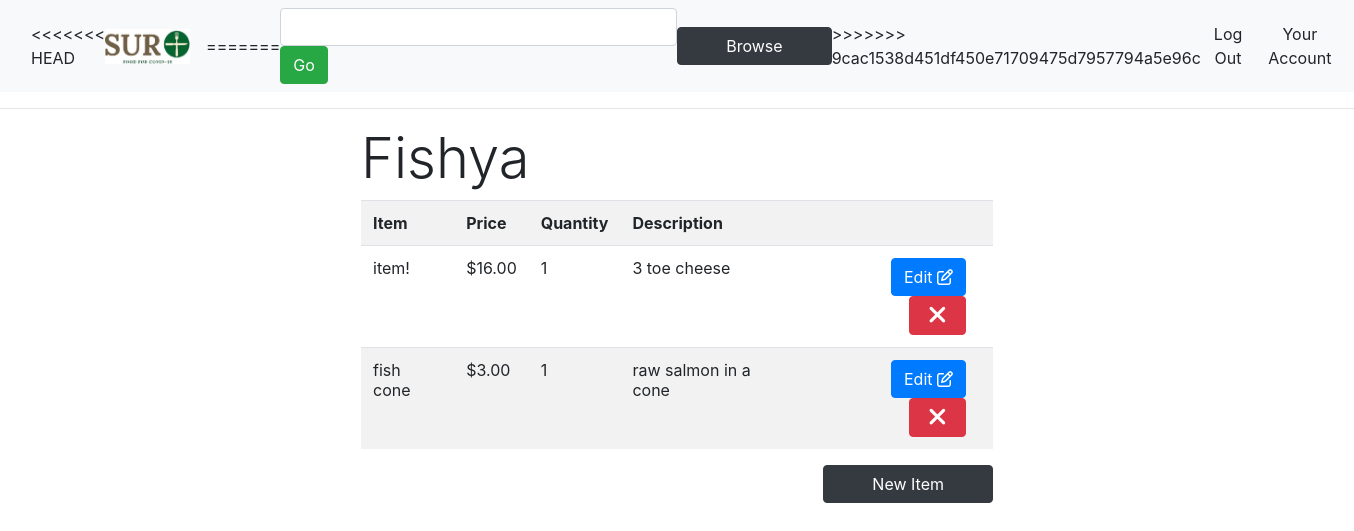
Page /account (signed in) on the committed database.
### app/models.py (models this page shows, shortened)
class seller(UserMixin, db.Model):
    seller_id = db.Column(db.Integer, primary_key=True)
    seller_email = db.Column(db.String, unique=True)
    seller_name = db.Column(db.String)
    seller_zipcode = db.Column(db.Integer)
    seller_phone = db.Column(db.Integer)
    seller_address = db.Column(db.String)
    password_hash = db.Column(db.String(128))
    items = db.relationship('Inventory', backref='seller')

class Inventory(db.Model):
    item_id = db.Column(db.Integer, primary_key=True)
    seller_id = db.Column(db.Integer, db.ForeignKey('seller.seller_id'))
    item_name = db.Column(db.String)
    item_price = db.Column(db.String)
    item_quantity = db.Column(db.Integer)
    item_image = db.Column(db.String)
    item_description = db.Column(db.String)

### app/routes.py (the view)
@app.route('/account', methods=['GET', 'POST'])
def account():
	if (session.get('logged_in')):
		search = SearchForm()
		if request.method == 'POST' and search.validate_on_submit():
			return redirect((url_for('search_page', searchQuery=search.searchParam.data)))
		current_user = seller.query.filter_by(seller_id = session.get('user_id')).first()
		name = "my cool dinner"
		duplicate_results = Inventory.query.filter(Inventory.item_name == name).join(seller).filter(seller.seller_id == current_user.seller_id).all()
		for result in duplicate_results:
			pass
		results = Inventory.query.join(seller).filter(seller.seller_id == current_user.seller_id).all()
		items_array = []
		for item in results:
			item = {
					'id' : item.item_id,
					'name': item.item_name,
					'price': item.item_price,
					'quantity': item.item_quantity,
					'description': item.item_description
			}
			items_array.append(item)
	else:
		return redirect(url_for('index'))
	return render_template('account.html', title="Account", items=items_array, user=current_user, search=search)

### app/forms.py
class SearchForm(FlaskForm):
	searchParam = StringField('search', [DataRequired()])
	submit = SubmitField('Go', render_kw={'class': 'btn btn-success'})

### app/templates/account.html
{% extends "base.html" %}
{% block content %}
<div class="row">
	<div class="col-sm-3">
	</div>
	<div class="col-sm-6">
		<div class="container">
			<h1 class="display-4">{{user.seller_name}}</h1>
			{% if not items %}
				<div style="text-align: center" class= "jumbotron">
	            	<h2> You currently have no items! </h2>
	            	<a href='/add' ><button class="btn my-2 my-sm-0 btn-success btn-lg px-5">Add an Item!</button></a>
            	</div>
            {% else %}
			<table class="table table-striped table-lg" style="background-color: white;">
				<th scope="col">Item</th>
				<th scope="col">Price</th>
				<th scope="col">Quantity</th>
				<th scope="col">Description</th>
				<th></th>
				{% for item in items %}
				<tr>
					<td>{{item.name}}</td>
					<td>${{'%0.2f'|format(item.price|float)}}</td>
					<td>{{(item.quantity)}}</td>
					<td>{{(item.description)}}</td>
					<td>
						<div class="container float-right" style="text-align: right">
							<a href= "{{url_for('edititem', name = item.name, iD = item.id)}}"><button class="btn btn-md btn-primary">Edit   <i class="fa fa-edit"></i></button></a>
							<a href= "{{url_for('deleteItem', iD = item.id)}}"><button class="btn my-2 my-sm-0 btn-danger btn-md"> <i class="fa fa-times fa-fw" style="font-size: 25px; color: white"></i> </button></a>
						</div>
					</td>
				</tr>
				{% endfor %}
			</table>
			<a href='/add' ><button class="btn my-2 my-sm-0 btn-dark float-right px-5">New Item</button></a>
			{% endif %}
		</div>
	</div>
	<div class="col-sm-3">
	</div>
</div>
{% endblock %}

### app/static/css/style.css (style rules this page uses)
:root { --light-green: #e1e1ac; --medium-green: #adab70; --pink: #e2a883; --light-brown: #ab7551; --dark-red: #783433; --tomato: #ff6347; --blanched-almond: #FFEBCD; --text-size: 18px; }

### rows in the picture
seller: seller_name "Fishya"
Inventory: name "item!", price "16.00", item_quantity "1", item_description "3 toe cheese"
Inventory: name "fish cone", price "3.00", item_quantity "1", item_description "raw salmon in a cone"
